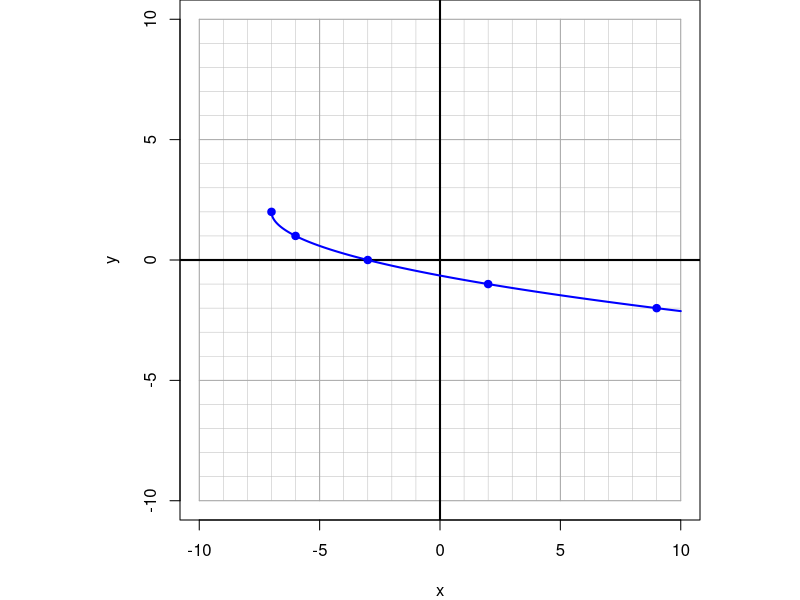
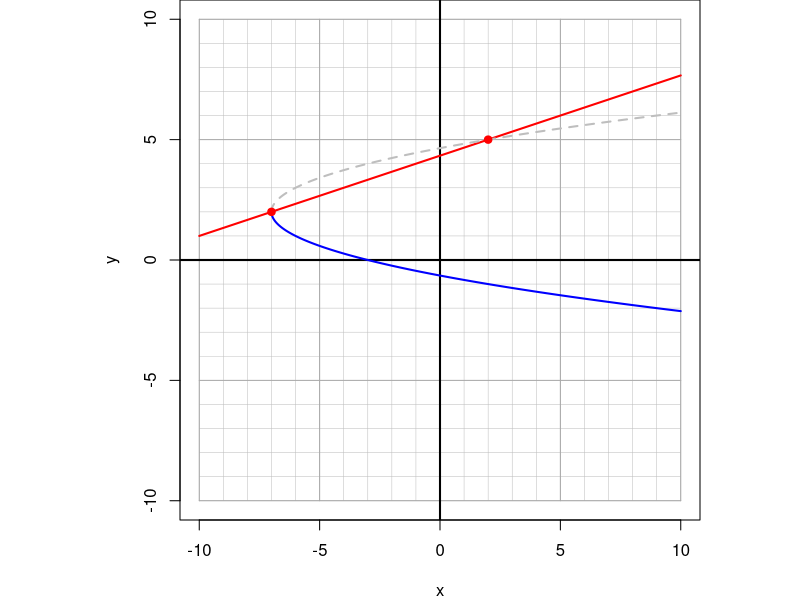

These charts were generated, in order, by the following R code:
## ---- chunk 1
gcd2 <- function(a, b) {
  if (b == 0) a else Recall(b, a %% b)
}
gcd <- function(...) Reduce(gcd2, c(...))

fsimp = function(top,bot){
    gg = abs(gcd(c(top,bot)))
    top = round(abs(top)/gg*sign(top*bot))
    bot = round(abs(mbot)/gg)
    if(bot==1){
        return(top)
    } else {
        return(paste0("\\frac{",top,"}{",bot,"}"))
    }
}

xpar = c(0,1,4,9)
ypar = c(0,1,2,3)
xext = c(1,4,9)
yext = c(-1,-2,-3)

# horizontal shift before possible reflection

# y = a*sqrt(bx-h)+k

h = sample(c(-9:-1,1),1)
a = sample(c(-3,-2,-1,1,2,3),1)
k = sample(c((-10+3*abs(a):-1),(1:10-3*abs(a))),1)
b = sample(c(-1,1),1)


xc = (xpar+h)/b
yc = a*ypar+k
xd = (xext+h)/b
yd = k+a*yext

nval = 1 #sample(0:2,1)

if(nval==0){
    ii = sample(1:length(xd),2)
    xi = xd[ii]
    yi = yd[ii]
    isval = c(F,F)
    wrd = c("an extraneous","an extraneous")
}
if(nval==1){
    while(T){
        ic = sample(1:length(xc),1)
        id = sample(1:length(xd),1)
        xic = xc[ic]
        yic = yc[ic]
        xid = xd[id]
        yid = yd[id]
        ii = sample(1:2)
        xi = c(xic,xid)[ii]
        yi = c(yic,yid)[ii]
        isval = c(T,F)[ii]
        wrd = c("a valid","an extraneous")[ii]
        if(xic!=xid){break}
    }
}
if(nval==2){
    ii = sample(1:length(xc),2)
    xi = xc[ii]
    yi = yc[ii]
    isval = c(T,T)
    wrd = c("a valid","a valid")
}

mtop = diff(yi)
mbot = diff(xi)
mf = fsimp(mtop,mbot)


while(T){
    xp = sample(-10:10,1)
    yp = mtop*(xp-xi[1])/mbot+yi[1]
    if(abs(yp)<=10 && abs(yp)%%1==0 && yp!=yi[1] && yp!=yi[2]){break}
}

if(b==-1){
    fx = paste0(k,"+",a,"\\sqrt{-x+",-h,"}")
} else {
    fx = paste0(k,"+",a,"\\sqrt{x+",-h,"}")
}
Lx = paste0(mf,"(x+",-xp,")+",yp)
fx = gsub("+-","-",fx,fixed=T)
Lx = gsub("+-","-",Lx,fixed=T)
Lx = gsub("=1(","=(",Lx,fixed=T)
Lx = gsub("=-1(","=-(",Lx,fixed=T)

ach = -10:10
ava = c("an extraneous","a valid")

al1 = paste0("* ",ach,collapse="\n")
al2 = paste0("* ",ava,collapse="\n")

minxii = which(xi==min(xi))
maxxii = which(xi==max(xi))

sol1 = paste0(1*(ach==xi[minxii]),collapse="")
sol2 = paste0(1*(c(F,T)==isval[minxii]),collapse="")
sol3 = paste0(1*(ach==xi[maxxii]),collapse="")
sol4 = paste0(1*(c(F,T)==isval[maxxii]),collapse="")

## ---- chunk 2
par(pty="s",mar=c(4,4,0,0))
plot(0,0,"n",xlim=c(-10,10),ylim=c(-10,10),xlab="x",ylab="y")

for(i in -10:10){
    lines(c(i,i),c(-10,10),col="grey",lwd=0.5)
    lines(c(-10,10),c(i,i),col="grey",lwd=0.5)
}
for(i in seq(-10,10,5)){
    lines(c(i,i),c(-10,10),col="darkgrey",lwd=1)
    lines(c(-10,10),c(i,i),col="darkgrey",lwd=1)
}
abline(h=0,lwd=2)
abline(v=0,lwd=2)

xx = seq(h*sign(b),10*sign(b),0.01*sign(b))
yy = a*sqrt(b*xx-h)+k

xx = xx[abs(yy)<=10]
yy = yy[abs(yy)<=10]


lines(xx,yy,col="blue",lwd=2)

x2 = (c(0,1,4,9,16)+h)/b
y2 = a*c(0,1,2,3,4)+k
x2 = x2[abs(y2)<=10]
y2 = y2[abs(y2)<=10]

points(x2,y2,pch=19,col="blue")

## ---- chunk 3
par(pty="s",mar=c(4,4,0,0))
plot(0,0,"n",xlim=c(-10,10),ylim=c(-10,10),xlab="x",ylab="y")

for(i in -10:10){
    lines(c(i,i),c(-10,10),col="grey",lwd=0.5)
    lines(c(-10,10),c(i,i),col="grey",lwd=0.5)
}
for(i in seq(-10,10,5)){
    lines(c(i,i),c(-10,10),col="darkgrey",lwd=1)
    lines(c(-10,10),c(i,i),col="darkgrey",lwd=1)
}
abline(h=0,lwd=2)
abline(v=0,lwd=2)

xx = seq(h*sign(b),10*sign(b),0.01*sign(b))
yy = a*sqrt(b*xx-h)+k

xx = xx[abs(yy)<=10]
yy = yy[abs(yy)<=10]


lines(xx,yy,col="blue",lwd=2)

x2 = (c(0,1,4,9,16)+h)/b
y2 = a*c(0,1,2,3,4)+k
x2 = x2[abs(y2)<=10]
y2 = y2[abs(y2)<=10]

# points(x2,y2,pch=19,col="blue")

xl = seq(-10,10,0.1)
yl = mtop/mbot*(xl-xi[1])+yi[1]
xl = xl[abs(yl)<=10]
yl = yl[abs(yl)<=10]

lines(xl,yl,col="red",lwd=2)

xx = seq(h*sign(b),10*sign(b),0.01*sign(b))
yy = -a*sqrt(b*xx-h)+k

xx = xx[abs(yy)<=10]
yy = yy[abs(yy)<=10]

lines(xx,yy,col="grey",lwd=2,lty=2)

points(xi,yi,pch=19,col="red")
